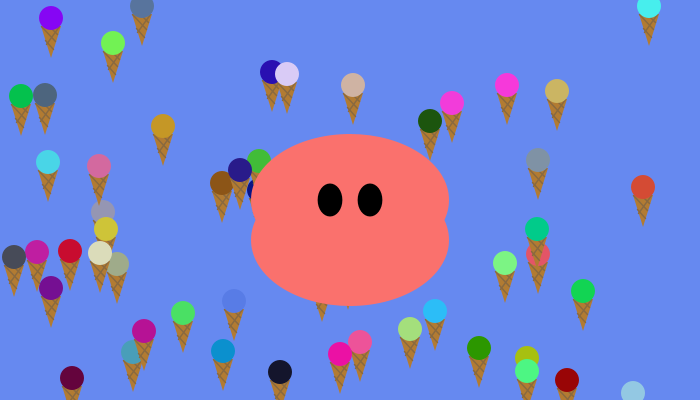
Frame 1 (no input)
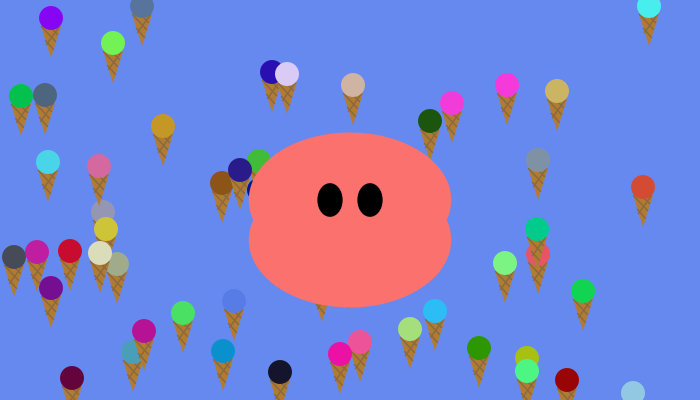
Frame 60 (the mouse pressed at the canvas centre just before this capture)
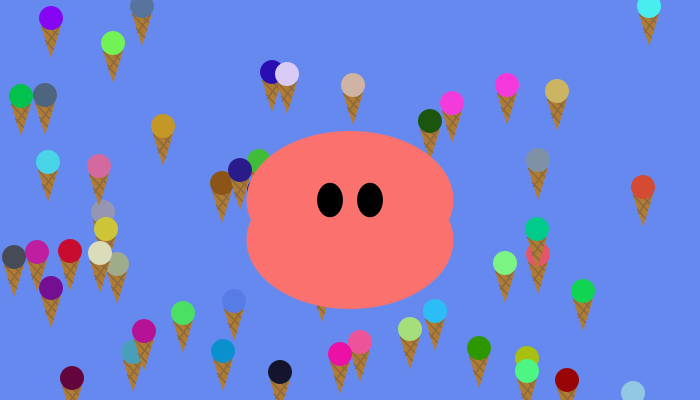
Frame 120 (the mouse held since frame 60 and released just before this capture)

The Processing sketch that drew these frames (run headless with seeded random() and noise(); from frame 60 on, the mouse is pressed at the canvas centre):

// Processing sketch: processing_186389
// ── processing_186389.pde


//declaració variables
int cX;
int cY;
float segons;
float minuts;
float hores;

int totalGelats = 59;
float[] bolesX = new float[totalGelats];
float[] bolesY = new float[totalGelats];
float [] midaBoles = new float[totalGelats];
color [] colorBoles = new color [totalGelats];


 
void setup() {
  size(700, 400);
  for (int i = 0; i< totalGelats; i++) {
    bolesX[i] = int(random(width));
    bolesY[i] = int(random(height));
    midaBoles[i] = int(4);
    colorBoles[i] = color(random(0, 255), random(0, 255), random(0, 255));

  cX = width / 2;
  cY = height / 2;
   
  int radi = min(width, height) / 2;  
  segons = radi * 0.45;         
  minuts = radi * 0.5;
  hores = radi * 0.85;
          
  }
}
 
void draw() {
  background(110);
  
  fons();
  funcioHores();
  funcioMinuts();
  funcioSegons();
  
} 
 
 
 

///////////////////////////////////////////////////////////////////////////////////////////////////
/////////////////////////////////////////FUNCIONS//////////////////////////////////////////////////
 
void fons (){
  
  noStroke();
   
  boolean sortidaSol = ((hour()>=6)&&(hour()<=8));
  boolean mati = ((hour()>8)&&(hour()<13));
  boolean tarda = ((hour()>13)&&(hour()<18));
  boolean postaSol = ((hour()>=18)&&(hour()<=20)); 

   
  //Cambio color fondo
  if (sortidaSol){
    background(#FFD089);
  }
 
  if (mati){
    background(#F5FFB4);
  }
 
 if (tarda){
    background(#FAE992);
  }
  
  if (postaSol){
    background(#FCBB52);
  }
    
  if ((!sortidaSol)&&(!tarda)&&(!mati)&&(!postaSol)) {
    background(#6689F0);
  }
}

  //HORES
void funcioHores (){

   int horaBase12=hour();          
   if (horaBase12>12) {
      horaBase12 = horaBase12-12; 
   }
   
  boolean amanecer = ((hour()>=6)&&(hour()<=8));
  boolean dia = ((hour()>8)&&(hour()<19));
  boolean atardecer = ((hour()>=19)&&(hour()<=20));
}

  //MINUTS
void funcioMinuts (){
  float minuts= minute();
  for (int i = 0; i< minuts; i++) {
    
   //gelats
    noStroke();
    fill(#B27B32);
    triangle(bolesX[i]-10, bolesY[i]+8,bolesX[i], bolesY[i]+40,bolesX[i]+10, bolesY[i]+8);
    stroke(#89693F);
    strokeWeight(1.5);
    line(bolesX[i]-10, bolesY[i]+8,bolesX[i]+4, bolesY[i]+23);
    line(bolesX[i]-6, bolesY[i]+22,bolesX[i]+2, bolesY[i]+31);
    line(bolesX[i]-2, bolesY[i]+8,bolesX[i]+6, bolesY[i]+16);
    line(bolesX[i]+8, bolesY[i]+8,bolesX[i]-5, bolesY[i]+26);
    
    noStroke();
    fill(colorBoles[i]);
    ellipse(bolesX[i], bolesY[i], midaBoles[i]+20, midaBoles[i]+20);
 
  }
 }

  //SEGONS
void funcioSegons (){
  
  float segundos =second()*segons/60; 

//figura nino
fill(#FA716D);
ellipse(cX, cY, 3*segundos, 2*segundos); 
ellipse(cX, cY+40, 3*segundos, 2*segundos);
fill(00);
ellipse(cX-20, cY, 3*segundos/8, 2*segundos/4);
ellipse(cX+20, cY, 3*segundos/8, 2*segundos/4);

}
